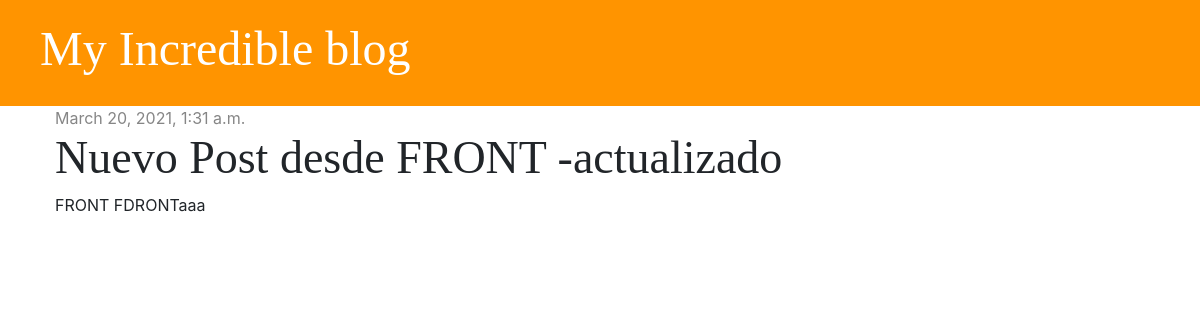
Page /post/4/ on the earlier database version.
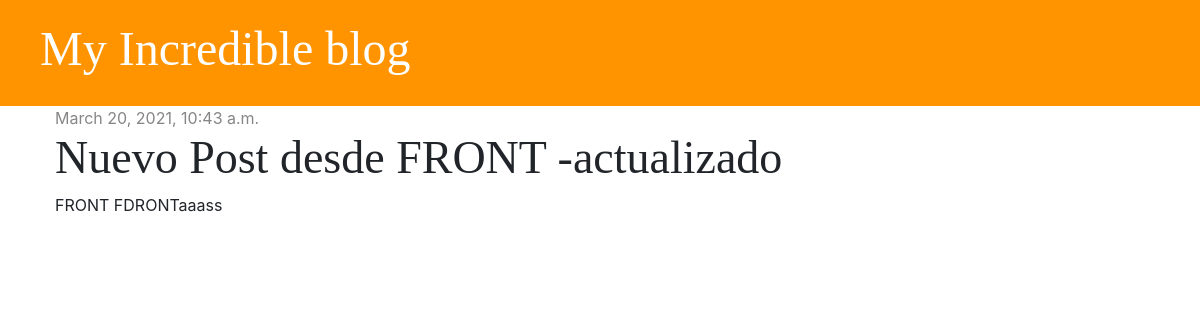
Same page on the later database version.
### blog/models.py (models this page shows, shortened)
class Post(models.Model):
    author = models.ForeignKey('auth.User', on_delete=models.CASCADE)
    title = models.CharField(max_length=200)
    text = models.TextField()
    created_at = models.DateTimeField(default=timezone.now)
    published_date = models.DateTimeField(blank=True, null=True)

### blog/views.py (the view)
# urls.py: path('post/<int:pk>/', views.post_detail, name='post_detail'),
def post_detail(request, pk):
    post = get_object_or_404(Post, pk=pk)
    stuff_for_frontend = {'post': post}
    return render(request, 'blog/post_detail.html', stuff_for_frontend)

### blog/templates/blog/post_detail.html (shortened to what this page needs)
{% extends 'blog/base.html' %}
{% block content %}
<div class="post">
    {% if post.published_date %}
    <div class="date">
        {{post.published_date}}
    </div>
    {% else %}
    <a href="{% url 'post_publish' pk=post.pk %}" class="btn btn-primary">Publish</a>
    {% endif %}
    <h1>{{post.title}}</h1>
    <p>{{post.text|linebreaksbr}}</p>
</div>
{% endblock %}

Differences in the rows shown:
changed Post "Nuevo Post desde FRONT -actualizado": published_date "March 20, 2021, 1:31 a.m." → "March 20, 2021, 10:43 a.m."; text "FRONT FDRONTaaa" → "FRONT FDRONTaaass"
